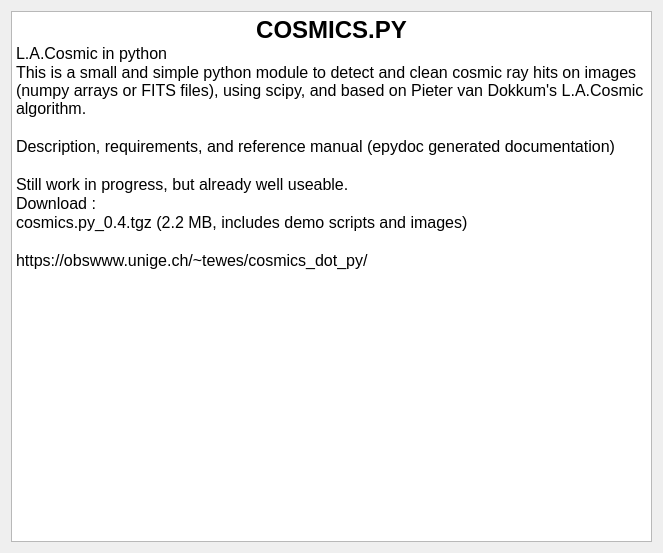
<?xml version="1.0" encoding="UTF-8"?>
<ui version="4.0">
 <class>Form</class>
 <widget class="QWidget" name="Form">
  <property name="geometry">
   <rect>
    <x>0</x>
    <y>0</y>
    <width>659</width>
    <height>549</height>
   </rect>
  </property>
  <property name="windowTitle">
   <string>L.A. Cosmic Cleaner</string>
  </property>
  <layout class="QGridLayout" name="gridLayout">
   <item row="0" column="0">
    <widget class="QTextBrowser" name="textBrowser_6">
     <property name="minimumSize">
      <size>
       <width>641</width>
       <height>531</height>
      </size>
     </property>
     <property name="html">
      <string>&lt;!DOCTYPE HTML PUBLIC &quot;-//W3C//DTD HTML 4.0//EN&quot; &quot;http://www.w3.org/TR/REC-html40/strict.dtd&quot;&gt;
&lt;html&gt;&lt;head&gt;&lt;meta name=&quot;qrichtext&quot; content=&quot;1&quot; /&gt;&lt;style type=&quot;text/css&quot;&gt;
p, li { white-space: pre-wrap; }
&lt;/style&gt;&lt;/head&gt;&lt;body style=&quot; font-family:'MS Shell Dlg 2'; font-size:8.25pt; font-weight:400; font-style:normal;&quot;&gt;
&lt;p align=&quot;center&quot; style=&quot; margin-top:0px; margin-bottom:0px; margin-left:0px; margin-right:0px; -qt-block-indent:0; text-indent:0px;&quot;&gt;&lt;span style=&quot; font-size:18pt; font-weight:600;&quot;&gt;COSMICS.PY&lt;/span&gt;&lt;/p&gt;
&lt;p style=&quot; margin-top:0px; margin-bottom:0px; margin-left:0px; margin-right:0px; -qt-block-indent:0; text-indent:0px;&quot;&gt;&lt;span style=&quot; font-size:12pt;&quot;&gt;L.A.Cosmic in python&lt;/span&gt;&lt;/p&gt;
&lt;p style=&quot; margin-top:0px; margin-bottom:0px; margin-left:0px; margin-right:0px; -qt-block-indent:0; text-indent:0px;&quot;&gt;&lt;span style=&quot; font-size:12pt;&quot;&gt;This is a small and simple python module to detect and clean cosmic ray hits on images (numpy arrays or FITS files), using scipy, and based on Pieter van Dokkum's L.A.Cosmic algorithm.&lt;/span&gt;&lt;/p&gt;
&lt;p style=&quot;-qt-paragraph-type:empty; margin-top:0px; margin-bottom:0px; margin-left:0px; margin-right:0px; -qt-block-indent:0; text-indent:0px; font-size:12pt;&quot;&gt;&lt;br /&gt;&lt;/p&gt;
&lt;p style=&quot; margin-top:0px; margin-bottom:0px; margin-left:0px; margin-right:0px; -qt-block-indent:0; text-indent:0px;&quot;&gt;&lt;span style=&quot; font-size:12pt;&quot;&gt;Description, requirements, and reference manual (epydoc generated documentation)&lt;/span&gt;&lt;/p&gt;
&lt;p style=&quot;-qt-paragraph-type:empty; margin-top:0px; margin-bottom:0px; margin-left:0px; margin-right:0px; -qt-block-indent:0; text-indent:0px; font-size:12pt;&quot;&gt;&lt;br /&gt;&lt;/p&gt;
&lt;p style=&quot; margin-top:0px; margin-bottom:0px; margin-left:0px; margin-right:0px; -qt-block-indent:0; text-indent:0px;&quot;&gt;&lt;span style=&quot; font-size:12pt;&quot;&gt;Still work in progress, but already well useable.&lt;/span&gt;&lt;/p&gt;
&lt;p style=&quot; margin-top:0px; margin-bottom:0px; margin-left:0px; margin-right:0px; -qt-block-indent:0; text-indent:0px;&quot;&gt;&lt;span style=&quot; font-size:12pt;&quot;&gt;Download :&lt;/span&gt;&lt;/p&gt;
&lt;p style=&quot; margin-top:0px; margin-bottom:0px; margin-left:0px; margin-right:0px; -qt-block-indent:0; text-indent:0px;&quot;&gt;&lt;span style=&quot; font-size:12pt;&quot;&gt;cosmics.py_0.4.tgz (2.2 MB, includes demo scripts and images)&lt;/span&gt;&lt;/p&gt;
&lt;p style=&quot;-qt-paragraph-type:empty; margin-top:0px; margin-bottom:0px; margin-left:0px; margin-right:0px; -qt-block-indent:0; text-indent:0px; font-size:12pt;&quot;&gt;&lt;br /&gt;&lt;/p&gt;
&lt;p style=&quot; margin-top:0px; margin-bottom:0px; margin-left:0px; margin-right:0px; -qt-block-indent:0; text-indent:0px;&quot;&gt;&lt;span style=&quot; font-size:12pt;&quot;&gt;https://obswww.unige.ch/~tewes/cosmics_dot_py/&lt;/span&gt;&lt;/p&gt;&lt;/body&gt;&lt;/html&gt;</string>
     </property>
    </widget>
   </item>
  </layout>
 </widget>
 <resources/>
 <connections/>
</ui>
